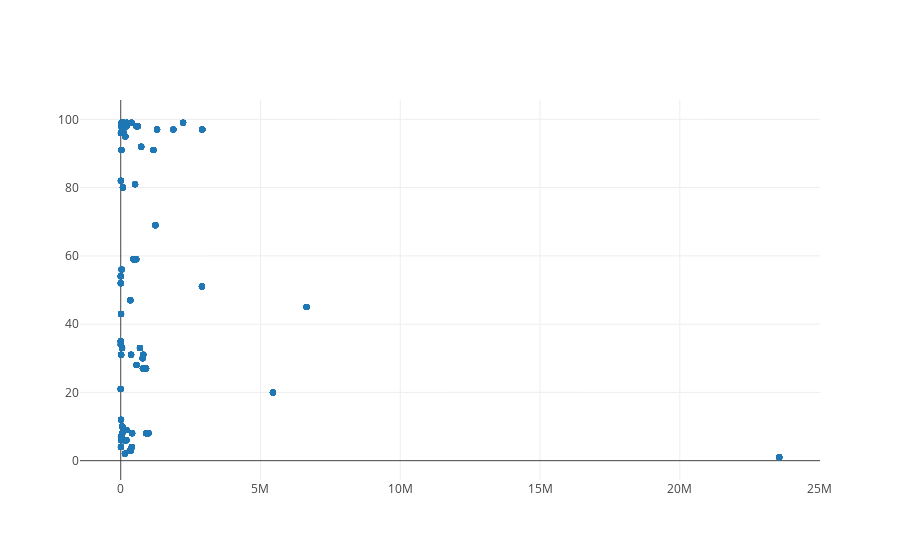

The cell this chart's notebook holds for it:
### Code cell
# Define figure
figure = {
    'data': [],
    'layout': {},
    'frames': []
}

# Get the earliest year
year = min(years)

# Make the trace
trace = {
    'x': grid.loc[grid['key']==col_name_template.format(
        year=year, header=x_column
    ), 'value'].values[0], 
    'y': grid.loc[grid['key']==col_name_template.format(
        year=year, header=y_column
    ), 'value'].values[0],
    'mode': 'markers',
    'text': grid.loc[grid['key']==col_name_template.format(
        year=year, header=bubble_column
    ), 'value'].values[0]
}
# Append the trace to the figure
figure['data'].append(trace)

# Plot the figure
plotly.offline.iplot(figure, config={'scrollzoom': True})

### Figure 1 — Plotly figure (JSON) as saved in the notebook; plotly's stock layout.template omitted (floating-point values rounded to 4 significant figures; data arrays with more than 128 entries replaced by an {"elided": "..."} marker saying what was removed)
{"data": [{"mode": "markers", "text": {"elided": "1540 str values"}, "type": "scatter", "uid": "3630cf6d-0cd0-46f2-b986-c6faea2ef823", "x": {"elided": "1540 int values"}, "y": {"elided": "1540 int values"}}], "layout": {}}
